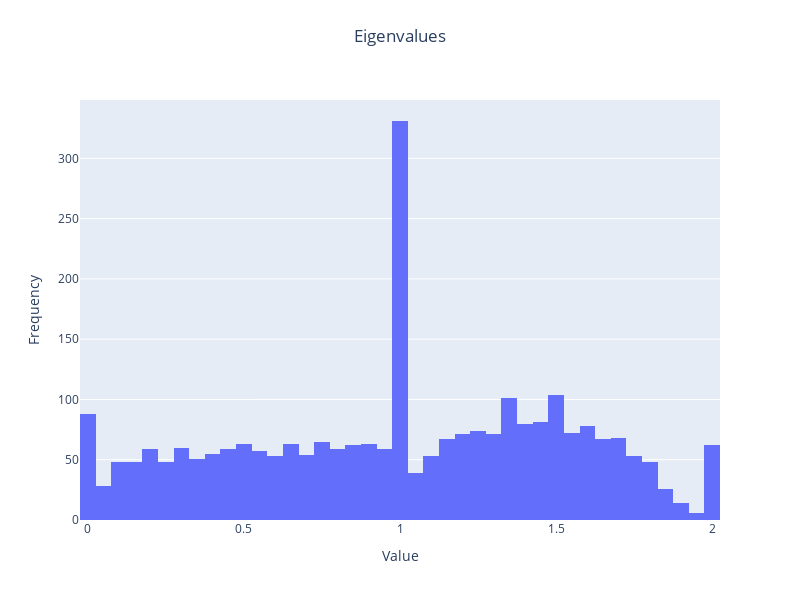

The cell this chart's notebook holds for it:
### Code cell
abs_e = [abs(eigenvalue) for eigenvalue in eiegnvalues] # Removing complex eigenvalues due to rounding errors.

plot_eigenvalues(abs_e)

### Figure 1 — Plotly figure (JSON) as saved in the notebook; plotly's stock layout.template omitted (floating-point values rounded to 4 significant figures; data arrays with more than 128 entries replaced by an {"elided": "..."} marker saying what was removed)
{"data": [{"nbinsx": 100, "type": "histogram", "x": {"elided": "2708 float values"}}], "layout": {"height": 600, "title": {"text": "Eigenvalues", "x": 0.5, "xanchor": "center", "y": 0.95, "yanchor": "top"}, "width": 800, "xaxis": {"title": {"text": "Value"}}, "yaxis": {"title": {"text": "Frequency"}}}}
